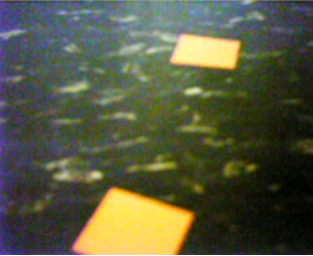
#> input picture Assignment_5/square.png, 313 x 256 px
$ python main.py
#> lines starting #> are read from the running program, lines starting #| are printed output that depends on the picture; after the words box and inside, x2 and y2 are one past the last pixel; in counts of white or black regions, pixels touching at a corner belong together
import cv2 as cv

image = cv.imread("square.png")
#> image is the input picture: shape (256, 313, 3); mean B, G, R 64.5, 89, 86.5
cv.namedWindow("test")
image = cv.Canny(image, 475, 200)
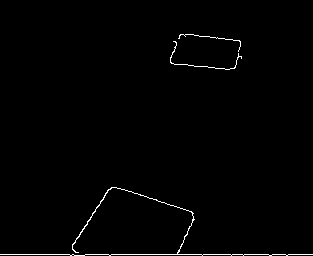
#> image: shape (256, 313); 0.94% white in thin lines or dots, all inside (x1, y1, x2, y2) = (0, 34, 313, 256)
cv.imshow("test", image)

cv.waitKey(0)
